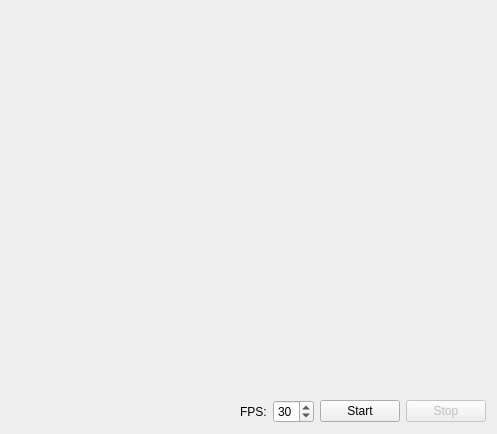
<?xml version="1.0" encoding="UTF-8"?>
<ui version="4.0">
 <class>RecorderWindow</class>
 <widget class="QMainWindow" name="RecorderWindow">
  <property name="geometry">
   <rect>
    <x>0</x>
    <y>0</y>
    <width>497</width>
    <height>434</height>
   </rect>
  </property>
  <property name="font">
   <font>
    <family>Segoe UI</family>
   </font>
  </property>
  <property name="mouseTracking">
   <bool>true</bool>
  </property>
  <property name="windowTitle">
   <string>ScreenRecorder</string>
  </property>
  <property name="documentMode">
   <bool>false</bool>
  </property>
  <widget class="QWidget" name="centralWidget">
   <property name="mouseTracking">
    <bool>true</bool>
   </property>
   <layout class="QVBoxLayout" name="verticalLayout">
    <item>
     <layout class="QHBoxLayout" name="titleBarLayout">
      <property name="spacing">
       <number>6</number>
      </property>
      <property name="leftMargin">
       <number>0</number>
      </property>
      <property name="topMargin">
       <number>0</number>
      </property>
      <property name="rightMargin">
       <number>0</number>
      </property>
      <property name="bottomMargin">
       <number>0</number>
      </property>
      <item>
       <widget class="QLabel" name="titleLabel">
        <property name="text">
         <string/>
        </property>
        <property name="margin">
         <number>5</number>
        </property>
       </widget>
      </item>
      <item>
       <spacer name="horizontalSpacer">
        <property name="orientation">
         <enum>Qt::Horizontal</enum>
        </property>
        <property name="sizeHint" stdset="0">
         <size>
          <width>40</width>
          <height>20</height>
         </size>
        </property>
       </spacer>
      </item>
      <item>
       <widget class="QPushButton" name="minimizeButton">
        <property name="text">
         <string/>
        </property>
        <property name="icon">
         <iconset resource="res/res.qrc">
          <normaloff>:/icon/minus.png</normaloff>:/icon/minus.png</iconset>
        </property>
        <property name="checkable">
         <bool>false</bool>
        </property>
        <property name="flat">
         <bool>true</bool>
        </property>
       </widget>
      </item>
      <item>
       <widget class="QPushButton" name="closeButton">
        <property name="text">
         <string/>
        </property>
        <property name="icon">
         <iconset resource="res/res.qrc">
          <normaloff>:/icon/close.png</normaloff>:/icon/close.png</iconset>
        </property>
        <property name="flat">
         <bool>true</bool>
        </property>
       </widget>
      </item>
     </layout>
    </item>
    <item>
     <spacer name="verticalSpacer">
      <property name="orientation">
       <enum>Qt::Vertical</enum>
      </property>
      <property name="sizeHint" stdset="0">
       <size>
        <width>20</width>
        <height>40</height>
       </size>
      </property>
     </spacer>
    </item>
    <item>
     <layout class="QHBoxLayout" name="bottomBarLayout">
      <item>
       <spacer name="horizontalSpacer">
        <property name="orientation">
         <enum>Qt::Horizontal</enum>
        </property>
        <property name="sizeHint" stdset="0">
         <size>
          <width>40</width>
          <height>20</height>
         </size>
        </property>
       </spacer>
      </item>
      <item>
       <widget class="QLabel" name="label">
        <property name="text">
         <string>FPS:</string>
        </property>
       </widget>
      </item>
      <item>
       <widget class="QSpinBox" name="fpsBox">
        <property name="minimum">
         <number>1</number>
        </property>
        <property name="maximum">
         <number>60</number>
        </property>
        <property name="value">
         <number>30</number>
        </property>
       </widget>
      </item>
      <item>
       <widget class="QPushButton" name="startAndPauseButton">
        <property name="text">
         <string>Start</string>
        </property>
        <property name="flat">
         <bool>false</bool>
        </property>
       </widget>
      </item>
      <item>
       <widget class="QPushButton" name="stopButton">
        <property name="enabled">
         <bool>false</bool>
        </property>
        <property name="text">
         <string>Stop</string>
        </property>
       </widget>
      </item>
     </layout>
    </item>
   </layout>
  </widget>
 </widget>
 <layoutdefault spacing="6" margin="11"/>
 <resources>
  <include location="res/res.qrc"/>
 </resources>
 <connections/>
</ui>
